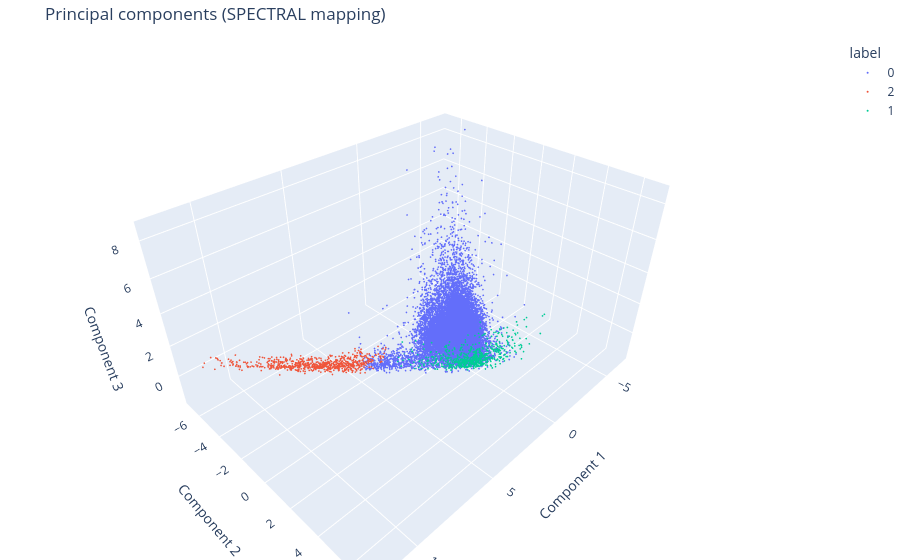

The code cell stored with this chart in its notebook:
### Code cell
plot_3d_plotly(pca_3c.transform(X_data), spectral_labels, title="Principal components (SPECTRAL mapping)")

### Figure 1 — Plotly figure (JSON) as saved in the notebook; plotly's stock layout.template omitted (floating-point values rounded to 4 significant figures; data arrays with more than 128 entries replaced by an {"elided": "..."} marker saying what was removed)
{"data": [{"hovertemplate": "label=0<br>Component 1=%{x}<br>Component 2=%{y}<br>Component 3=%{z}<extra></extra>", "legendgroup": "0", "marker": {"color": "#636efa", "symbol": "circle", "size": 1}, "mode": "markers", "name": "0", "scene": "scene", "showlegend": true, "x": {"elided": "16561 float values"}, "y": {"elided": "16561 float values"}, "z": {"elided": "16561 float values"}, "type": "scatter3d"}, {"hovertemplate": "label=2<br>Component 1=%{x}<br>Component 2=%{y}<br>Component 3=%{z}<extra></extra>", "legendgroup": "2", "marker": {"color": "#EF553B", "symbol": "circle", "size": 1}, "mode": "markers", "name": "2", "scene": "scene", "showlegend": true, "x": {"elided": "708 float values"}, "y": {"elided": "708 float values"}, "z": {"elided": "708 float values"}, "type": "scatter3d"}, {"hovertemplate": "label=1<br>Component 1=%{x}<br>Component 2=%{y}<br>Component 3=%{z}<extra></extra>", "legendgroup": "1", "marker": {"color": "#00cc96", "symbol": "circle", "size": 1}, "mode": "markers", "name": "1", "scene": "scene", "showlegend": true, "x": {"elided": "629 float values"}, "y": {"elided": "629 float values"}, "z": {"elided": "629 float values"}, "type": "scatter3d"}], "layout": {"scene": {"domain": {"x": [0.0, 1.0], "y": [0.0, 1.0]}, "xaxis": {"title": {"text": "Component 1"}}, "yaxis": {"title": {"text": "Component 2"}}, "zaxis": {"title": {"text": "Component 3"}}}, "legend": {"title": {"text": "label"}, "tracegroupgap": 0}, "title": {"text": "Principal components (SPECTRAL mapping)"}, "margin": {"l": 0, "r": 0, "b": 0, "t": 40}}}
